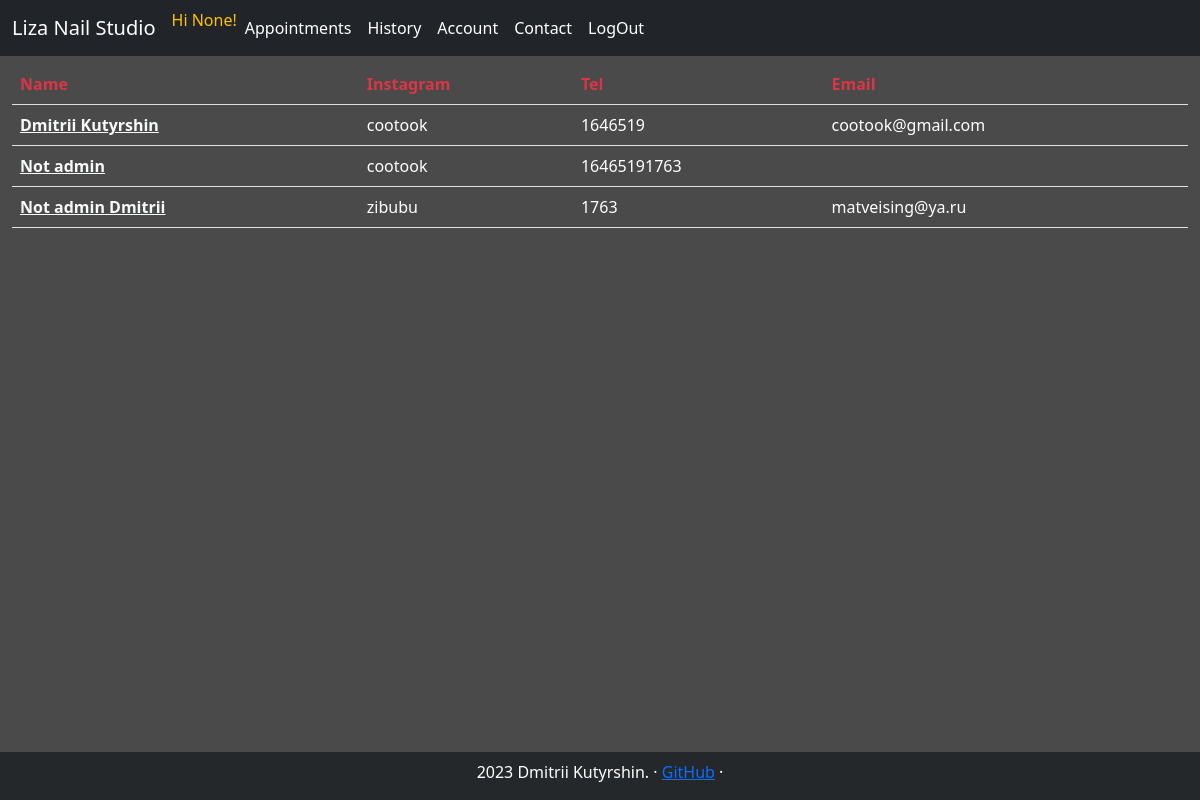
The page /clients/ (signed in) on the database its author committed.
### tables this page shows
CREATE TABLE users (id INTEGER PRIMARY KEY, is_admin INT, is_clerck INT ,  name TEXT, email TEXT, lang TEXT, instagram TEXT, tel TEXT, is_subscribed_promo INT, avatar TEXT);

### studio_app/webapp.py (the view, shortened to what this page needs)
@app.route("/clients/", methods=["GET", "POST"])
@login_required
@admin_only
def clients():
    try:
        con = sqlite3.connect("./db.db")
        cur = con.cursor()
        clients_db = cur.execute("SELECT name, instagram, tel, email, id FROM users").fetchall()
        clients = list()
        for client in clients_db:
            client_new = list()
            for el in client:
                el = "-" if el == None else el
                client_new.append(el)
            clients.append(client_new)
        print(clients)
    except Exception as er:
        con.close()
        print("##/clients/ --db connection")
        print(er)
        return  render_template("apology.html", error_message="Something went wrong")
    return render_template("clients.html", clients=clients)

### studio_app/helpers.py (called while the page is built)
def admin_only(f):
    @wraps(f)
    def decorated_function(*args, **kwargs):
        if session.get("is_admin")==0:
            return redirect("/")
        return f(*args, **kwargs)
    return decorated_function

def login_required(f):
    @wraps(f)
    def decorated_function(*args, **kwargs):
        if session.get("user_id") is None:
            return redirect("/signin")
        return f(*args, **kwargs)
    return decorated_function

### studio_app/webapp.py (called while the page is built)
@app.context_processor
def inject_navbar_items():
    return dict(navbar_menu=navbar_items)

@app.context_processor
def inject_navbar_items_not_loged_in():
    return dict(navbar_menu_not_loged_in=navbar_items_not_loged_in)

@app.context_processor
def inject_navbar_items_admin():
    return dict(navbar_items_admin=navbar_items_admin)

### studio_app/templates/clients.html (shortened to what this page needs)
{% extends "layout.html" %}
{% block content %}
<table class="table">
    <thead>
      <tr class="text-danger">
        <th scope="col">Name</th>
        <th scope="col">Instagram</th>
        <th scope="col">Tel</th>
        <th scope="col">Email</th>
      </tr>
    </thead>
    <tbody class="text-white">
        {% for client in clients %}
            <tr class="my-table-hover" onclick="window.location='/account/?user={{client[4]}}';">
                <th scope="row"><a  class="link-light  link-offset-2 link-underline-opacity-25 link-underline-opacity-100-hover" href="/account/?user={{client[4]}}">{{client[0]}}</a></th>
                <td>{{client[1]}}</td>
                <td>{{client[2]}}</td>
                <td>{{client[3]}}</td>
            </tr>
        {% endfor %}
    </tbody>
  </table>
{% endblock %}

### studio_app/static/css/style.css (style rules this page uses)
body { font-weight: 100; color: rgba(255, 255, 255, 1); background: #4A4A4A; }
.table { width: 98%; margin: 1%; }

### studio_app/templates/clients.html (style rules this page uses)
.my-table-hover { cursor: pointer; }
table { overflow: scroll; }

### rows shown on the page
users: name "Dmitrii Kutyrshin", instagram "cootook", tel "1646519", email "cootook@gmail.com"
users: name "Not admin", instagram "cootook", tel "16465191763"
users: name "Not admin Dmitrii", instagram "zibubu", tel "1763", email "matveising@ya.ru"

### other values the page prints
{{ session.get("instagram") }} "None"
{{ navbar_item }} "Appointments" "History" "Account" "Contact" "LogOut"
